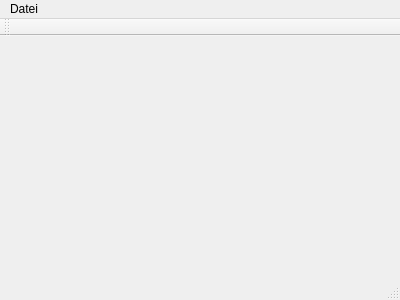
<?xml version="1.0" encoding="UTF-8"?>
<ui version="4.0">
 <class>MioMain</class>
 <widget class="QMainWindow" name="MioMain">
  <property name="geometry">
   <rect>
    <x>0</x>
    <y>0</y>
    <width>400</width>
    <height>300</height>
   </rect>
  </property>
  <property name="windowTitle">
   <string>MioMain</string>
  </property>
  <widget class="QWidget" name="centralWidget"/>
  <widget class="QMenuBar" name="menuBar">
   <property name="geometry">
    <rect>
     <x>0</x>
     <y>0</y>
     <width>400</width>
     <height>19</height>
    </rect>
   </property>
   <widget class="QMenu" name="menuMio10_Congig">
    <property name="title">
     <string>Datei</string>
    </property>
    <addaction name="actionQuit"/>
   </widget>
   <addaction name="menuMio10_Congig"/>
  </widget>
  <widget class="QToolBar" name="mainToolBar">
   <attribute name="toolBarArea">
    <enum>TopToolBarArea</enum>
   </attribute>
   <attribute name="toolBarBreak">
    <bool>false</bool>
   </attribute>
  </widget>
  <widget class="QStatusBar" name="statusBar"/>
  <action name="actionQuit">
   <property name="text">
    <string>Quit</string>
   </property>
  </action>
 </widget>
 <layoutdefault spacing="6" margin="11"/>
 <resources/>
 <connections/>
</ui>
